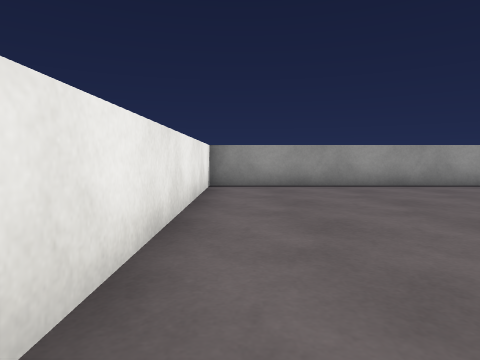
[1] (above)

16 first-person views from a walk through a scene from a Unity 3-D project. The camera is 0.68 m above the floor, tilts 4° down and sees 75° across. The floor is counted in squares, 1 m on a side. Each view is taken from the middle of a square. On the plan, view 1 faces up. The plan holds only what a view shows up to about 10 squares ahead; the rest is blank. The player is left out. Surface patterns are stand-ins for the level's own textures.

[2]
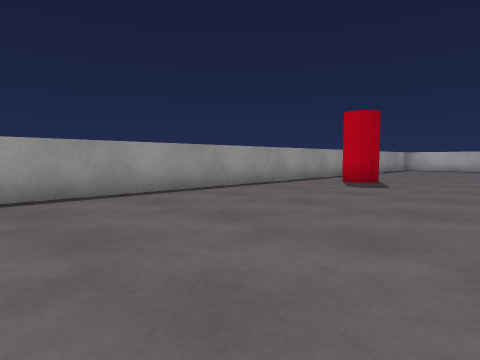

[3]
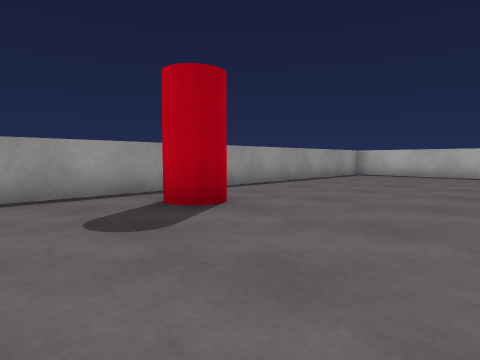

[4]
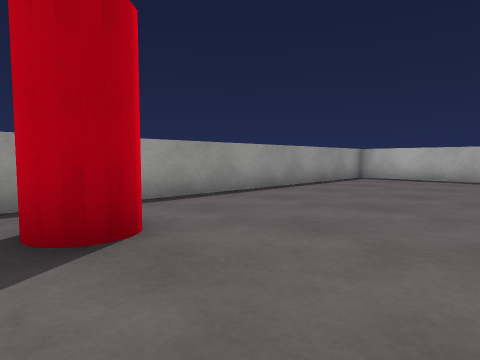

[5]
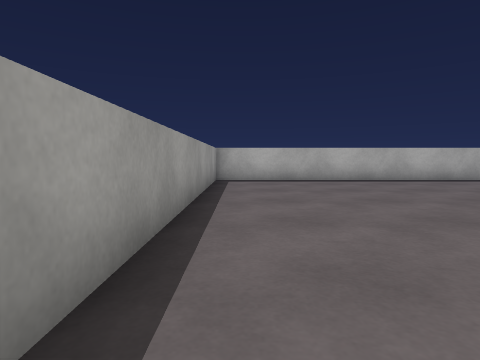

[6]
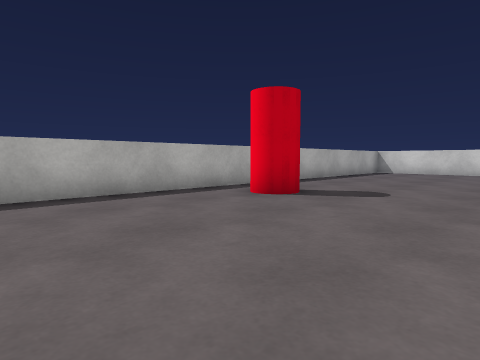

[7]
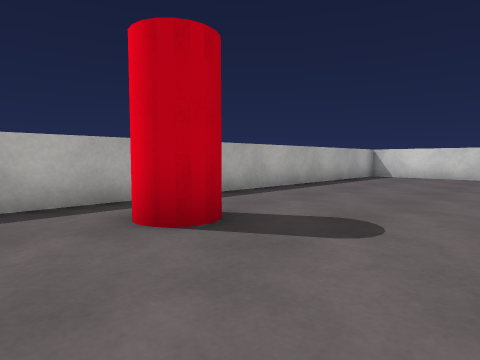

[8]
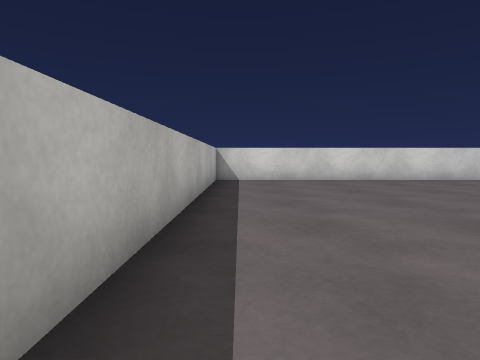

[9]
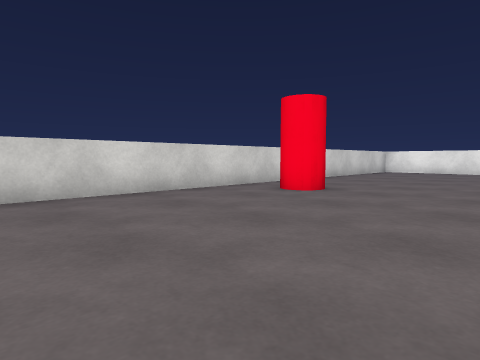

[10]
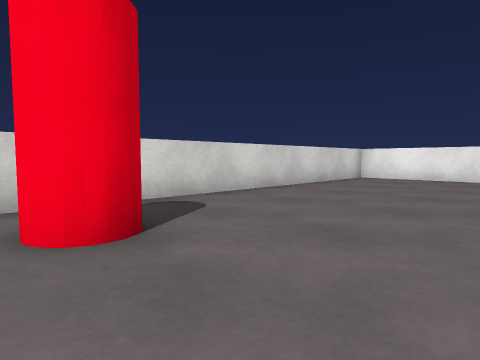

[11]
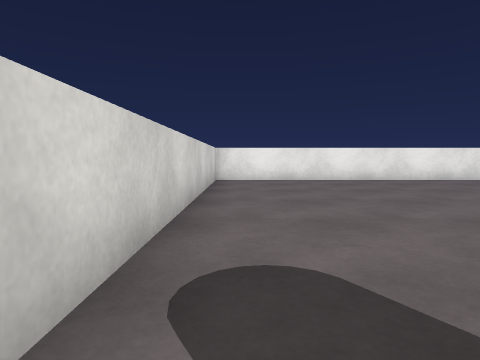

[12]
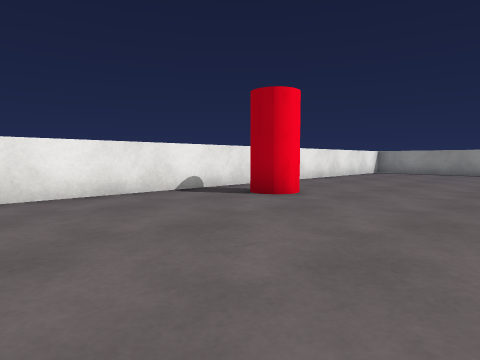

[13]
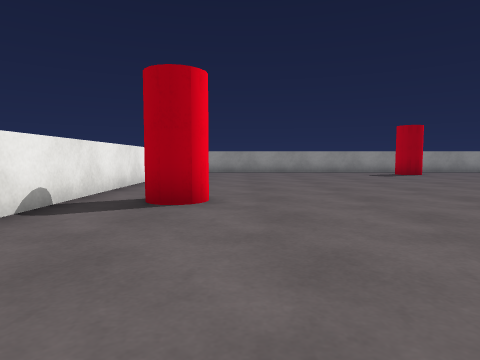

[14]
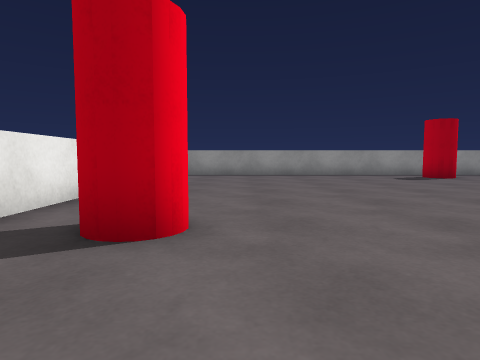

[15]
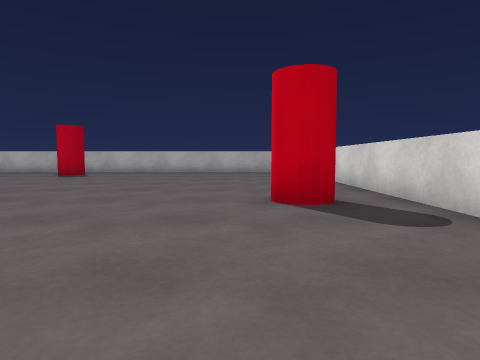

[16]
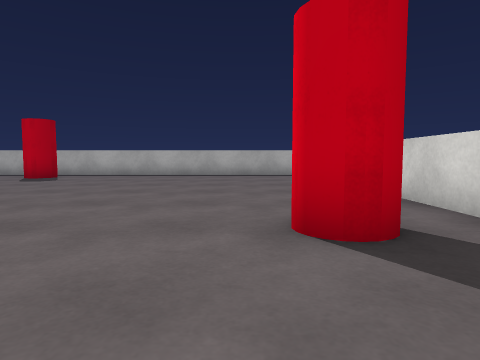

### Floor plan
Points are (right, up) in squares from view 1. A wall is a line through its corners. A room is listed if a view was taken in it or the views show most of it. See-through windows are left out.
Room 1 (views 1, 2, 3, 4, 5, 6, 7, 8, 9, 10, 11, 12, 13, 14, 15, 16)
walls: (-0.7, -11.7) (18.7, -11.7) (18.7, 7.7) (-0.7, 7.7) (-0.7, -11.7)

Positions as (right, up) in squares from view 1, and headings:
1: (0, 0), facing up
2: (0, 2), facing up-right
3: (6, 2), facing up-right
4: (8, 3), facing up-right
5: (9, 7), facing right
6: (13, 3), facing down-right
7: (14, 0), facing down-right
8: (18, -2), facing down
9: (15, -6), facing down-left
10: (10, -7), facing down-left
11: (9, -11), facing left
12: (5, -7), facing up-left
13: (2, -7), facing up
14: (2, -5), facing up
15: (4, -9), facing right
16: (6, -9), facing right
